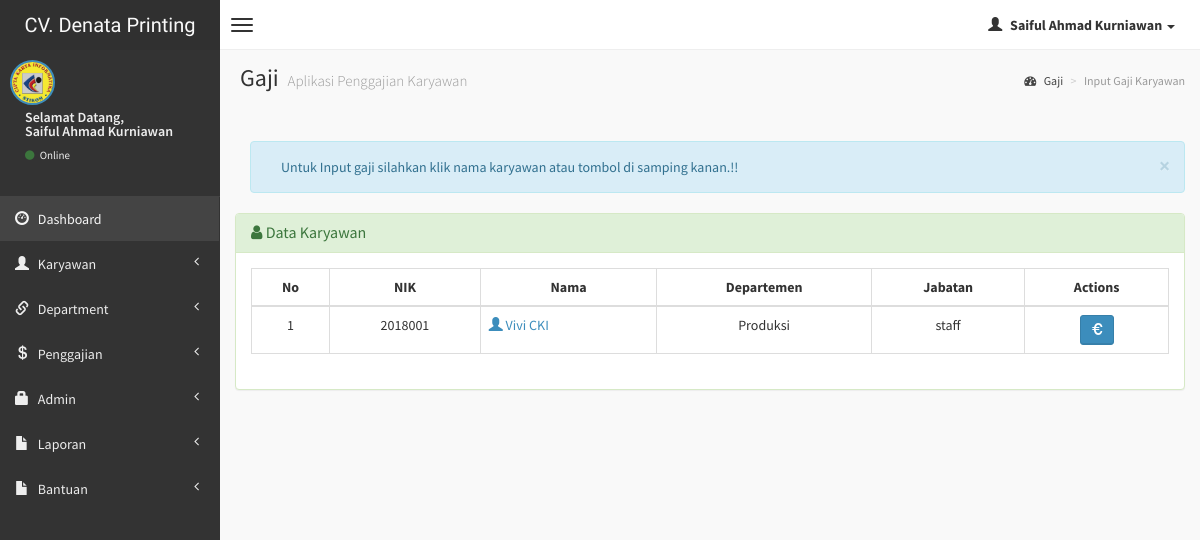
The page /admin/input-gaji1.php (signed in) on the database its author committed.
### tables this page shows
CREATE TABLE `karyawan` (
  `nik` varchar(10) NOT NULL,
  `nama` varchar(50) NOT NULL,
  `alamat` varchar(150) NOT NULL,
  `no_hp` varchar(15) NOT NULL,
  `status` enum('tetap','kontrak','magang','outsource') NOT NULL
);

CREATE TABLE `departemen` (
  `kd_dept` int(10) NOT NULL,
  `nik` varchar(10) NOT NULL,
  `departemen` varchar(20) NOT NULL,
  `jabatan` varchar(15) NOT NULL,
  `gaji_pokok` int(10) NOT NULL,
  `tunjangan` int(10) NOT NULL
);

### admin/input-gaji1.php (the view, shortened to what this page needs)
<?php
if (empty($_SESSION['username'])){
	header('location:../index.php');
} else {
?>
<!DOCTYPE html>
<html>
    <head>
        <link href="../dist/css/bootstrap.css" rel="stylesheet" type="text/css" />
        <link href="//cdnjs.cloudflare.com/ajax/libs/font-awesome/4.1.0/css/font-awesome.min.css" rel="stylesheet" type="text/css" />
        <link href="//code.ionicframework.com/ionicons/1.5.2/css/ionicons.min.css" rel="stylesheet" type="text/css" />
        <link href="../css/morris/morris.css" rel="stylesheet" type="text/css" />
        <link href="../css/jvectormap/jquery-jvectormap-1.2.2.css" rel="stylesheet" type="text/css" />
        <link href="../css/datepicker/datepicker3.css" rel="stylesheet" type="text/css" />
        <link href="../css/daterangepicker/daterangepicker-bs3.css" rel="stylesheet" type="text/css" />
        <link href="../css/bootstrap-wysihtml5/bootstrap3-wysihtml5.min.css" rel="stylesheet" type="text/css" />
        <link href="../css/AdminLTE.css" rel="stylesheet" type="text/css" />
        <link rel="stylesheet" href="datatables/dataTables.bootstrap.css"/>
    </head>
    <body class="skin-black">
        <header class="header">
            <a href="index.php" class="logo">
                CV. Denata Printing
            </a>
            <nav class="navbar navbar-static-top" role="navigation">
                <a href="#" class="navbar-btn sidebar-toggle" data-toggle="offcanvas" role="button">
                    <span class="icon-bar"></span>
                    <span class="icon-bar"></span>
                    <span class="icon-bar"></span>
                </a>
                <div class="navbar-right">
                    <ul class="nav navbar-nav">
                        <li class="dropdown user user-menu">
                            <a href="#" class="dropdown-toggle" data-toggle="dropdown">
                                <i class="glyphicon glyphicon-user"></i>
                                <span><?php echo $_SESSION['fullname']; ?> <i class="caret"></i></span>
                            </a>
<?php } ?>
                        </li>
                    </ul>
                </div>
            </nav>
        </header>
        <div class="wrapper row-offcanvas row-offcanvas-left">
            <aside class="left-side sidebar-offcanvas">
                <section class="sidebar">
                    <div class="user-panel">
                        <div class="pull-left image">
                            <img src="<?php echo $_SESSION['gambar']; ?>" class="img-circle" alt="User Image" style="border: 2px solid #3C8DBC;" />
                        </div>
                        <div class="pull-left info">
                            <p>Selamat Datang,<br /><?php echo $_SESSION['fullname']; ?></p>
                            <a href="#"><i class="fa fa-circle text-success"></i> Online</a>
                        </div>
                    </div>
                    <?php include "menu.php"; ?>
                </section>
            </aside>
            <aside class="right-side">
                <section class="content-header">
                    <h1>
                        Gaji
                        <small>Aplikasi Penggajian Karyawan</small>
                    </h1>
                    <ol class="breadcrumb">
                        <li><a href="#"><i class="fa fa-dashboard"></i> Gaji</a></li>
                        <li class="active">Input Gaji Karyawan</li>
                    </ol>
                </section>
                <section class="content">
                    <br />
                    <div class="alert alert-info alert-dismissable">
              <button type="button" class="close" data-dismiss="alert" aria-hidden="true">&times;</button>
             Untuk Input gaji silahkan klik nama karyawan atau tombol di samping kanan.!!
          </div>
                    <div class="row">
                        <div class="col-lg-12">
                    <div class="panel panel-success">
                        <div class="panel-heading">
                        <h3 class="panel-title"><i class="fa fa-user"></i> Data Karyawan </h3>
                        </div>
                        <div class="panel-body">
                    <?php
                    $query1="SELECT karyawan.nama, departemen.nik, departemen.departemen, departemen.jabatan
                            FROM karyawan, departemen
                            WHERE karyawan.nik=departemen.nik";
                    $tampil=mysqli_query($koneksi, $query1) or die(mysqli_error());
                    ?>
                  <table id="example" class="table table-hover table-bordered">
                  <thead>
                      <tr>
                        <th><center>No </center></th>
                        <th><center>NIK </i></center></th>
                        <th><center>Nama </center></th>
                        <th><center>Departemen </center></th>
                        <th><center>Jabatan </center></th>
                        <th><center>Actions</center></th>
                      </tr>
                  </thead>
                     <?php
                     $no=0;
                     while($data=mysqli_fetch_array($tampil))
                    { $no++; ?>
                    <tbody>
                    <tr>
                    <td><center><?php echo $no; ?></center></td>
                    <td><center><?php echo $data['nik'];?></center></td>
                    <td><a href="input-gaji.php?hal=edit&kode=<?php echo $data['nik'];?>"><span class="glyphicon glyphicon-user"></span> <?php echo $data['nama'];?></td>
                    <td><center><?php echo $data['departemen']; ?></center></td>
                    <td><center><?php echo $data['jabatan']; ?></center></td>
                    <td><center><div id="thanks"><a class="btn btn-sm btn-primary" data-placement="bottom" data-toggle="tooltip" title="Input Gaji" href="input-gaji.php?hal=input&kode=<?php echo $data['nik'];?>"><span class="glyphicon glyphicon-euro"></span></a>
                    <?php
              }
              ?>
                   </tbody>
                   </table>
              </div>
              </div>
            </div>
                    </div>
                </section>
            </aside>
        </div>
    </body>
</html>

### rows shown on the page
karyawan: departemen.nik "2018001", nama "Vivi CKI", departemen.departemen "Produksi", departemen.jabatan "staff"

### other values the page prints
$_SESSION['fullname'] "Saiful Ahmad Kurniawan"
